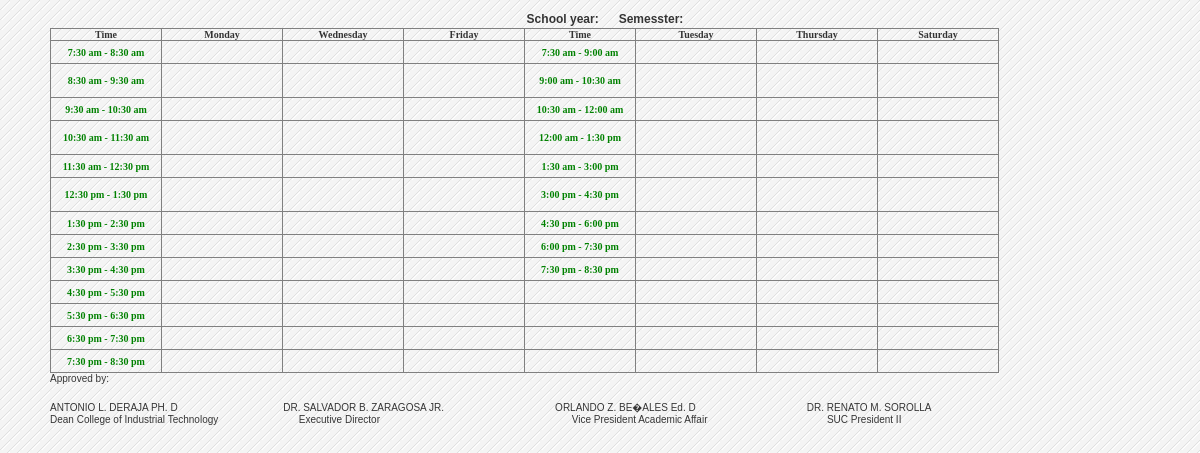
/admin/preview1.php, run on an earlier commit of the app's database.
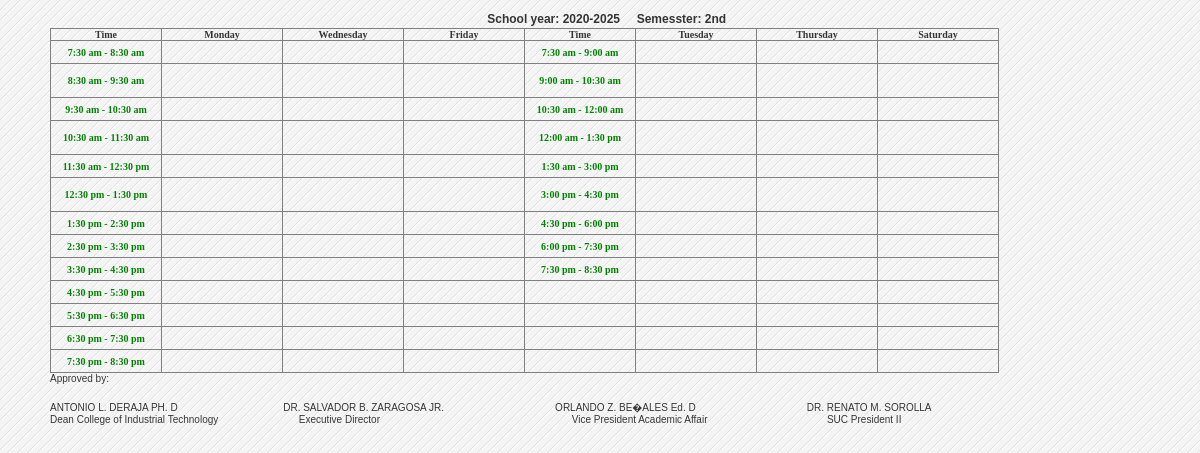
And on a later commit of the database.
### tables this page shows
CREATE TABLE `schedule` (
  `schedule_id` int(11) NOT NULL,
  `semester` varchar(10) NOT NULL,
  `sy` varchar(20) NOT NULL,
  `CYS` varchar(100) NOT NULL,
  `subject` varchar(50) NOT NULL,
  `teacher` varchar(50) NOT NULL,
  `room` varchar(20) NOT NULL,
  `day` varchar(100) NOT NULL,
  `time` varchar(20) NOT NULL,
  `time_end` varchar(50) NOT NULL,
  `type` varchar(20) NOT NULL,
  `day1` varchar(20) NOT NULL
);

### admin/preview1.php (the view, shortened to what the changed rows need)
<?php include('./connection/dbcon.php');
include('./components/header.php');
 ?>
 <div class="wrapper_print">
 <?php
$semester=$_POST['semester'];
$sy=$_POST['sy'];
$search_query_all=mysqli_query($conn,"select * from schedule where CYS like '%$CYS%' and semester like '%$semester%' and sy like '%$sy%'")or die(mysqli_error());
$search_query1=mysqli_query($conn,"select * from schedule where CYS like '%$CYS%' and semester like '%$semester%' and sy like '%$sy%'")or die(mysqli_error());
$row=mysqli_fetch_assoc($search_query1);
?>
 <u>
<h5 align="center">
 <font color="Orange"><?php echo $row['CYS'];  ?></font></u>&nbsp;&nbsp;&nbsp;&nbsp;School year:&nbsp;<?php echo $row['sy']; ?>&nbsp;&nbsp;&nbsp;&nbsp;
Semesster:&nbsp;<?php echo $row['semester']; ?>
<table border="1">
  <thead>
    <tr>
      <th><font size="1">Time</font></th>
      <th><font size="1">Monday</font></th>
      <th><font size="1">Wednesday</font></th>
      <th><font size="1">Friday</font></th>
      <th><font size="1">Time</font></th>
      <th><font size="1">Tuesday</font></th>
      <th><font size="1">Thursday</font></th>
      <th><font size="1">Saturday</font></th>
    </tr>
  </thead>
  </table>
<br>
<br>
<br>
  </div>
  </html>

What changed in the data, as far as the page shows it:
added schedule: sy "2020-2025", semester "2nd"
